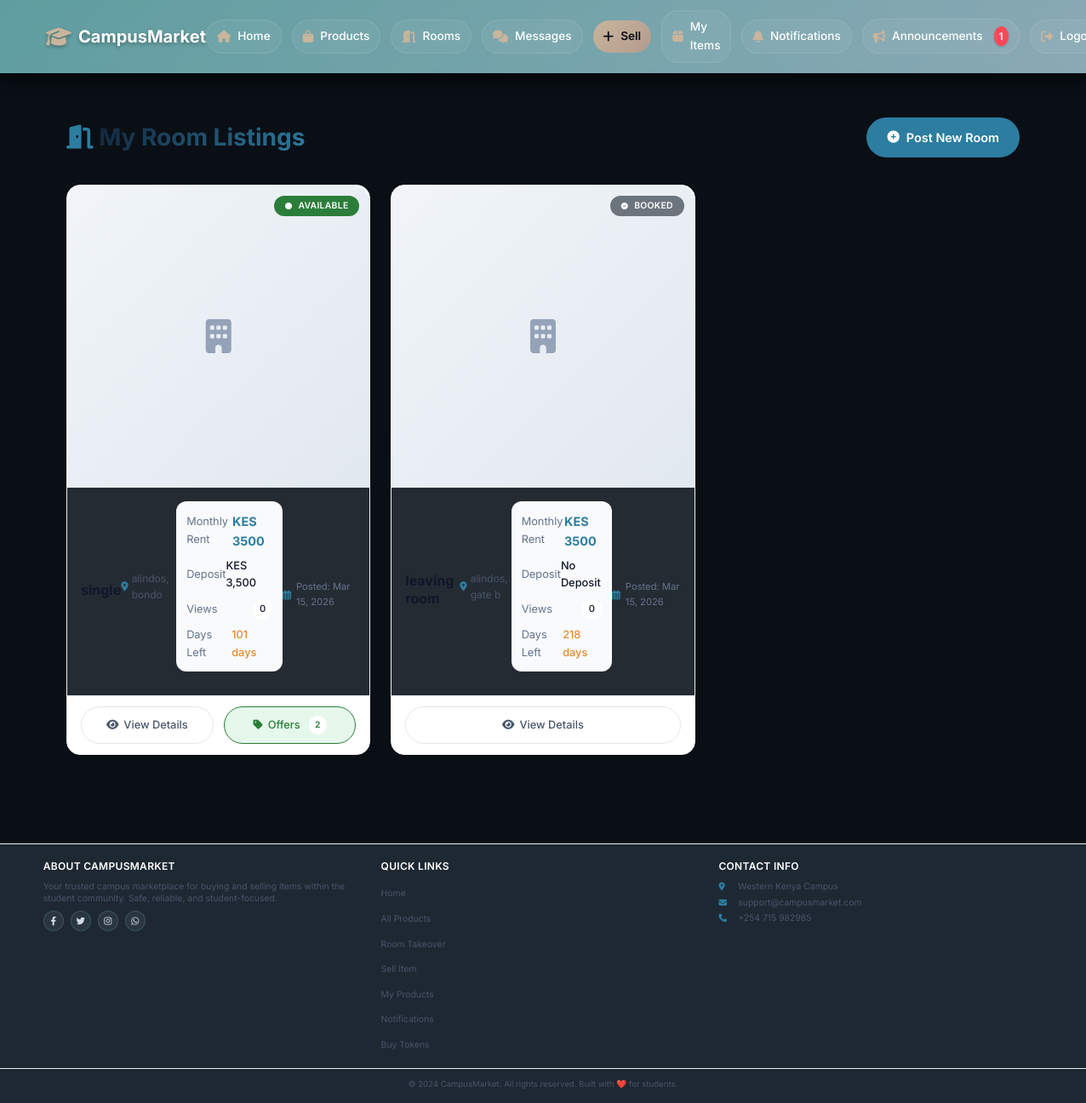
Before: /rooms/my-listings (signed in) with the older database file.
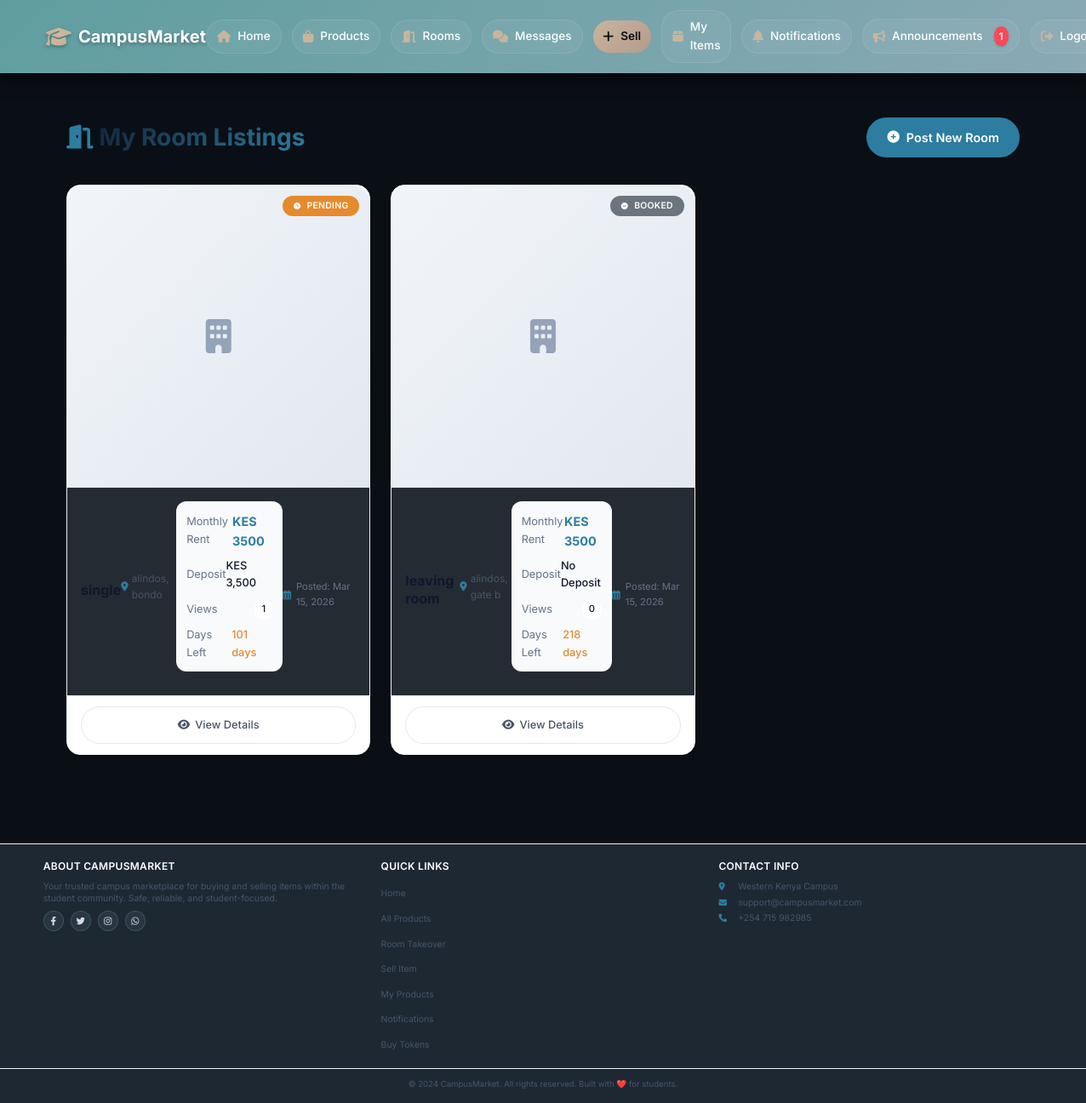
After: the same page with the newer database file.
### app/models.py (models this page shows, shortened)
class Product(db.Model):
    __tablename__ = 'products'
    id = db.Column(db.Integer, primary_key=True)
    title = db.Column(db.String(100), nullable=False)
    description = db.Column(db.Text)
    price = db.Column(db.Float, nullable=False)
    condition = db.Column(db.String(20))
    contact_info = db.Column(db.Text)
    is_fast_moving = db.Column(db.Boolean, default=False)
    is_active = db.Column(db.Boolean, default=True)
    is_sold = db.Column(db.Boolean, default=False)
    Token = db.Column(db.Float, nullable=False)
    category_id = db.Column(db.Integer, db.ForeignKey('categories.id'), nullable=False)
    seller_id = db.Column(db.Integer, db.ForeignKey('users.id'), nullable=False)
    image_group_id = db.Column(db.Integer, db.ForeignKey('product_image_groups.id'), nullable=True)
    created_at = db.Column(db.DateTime, default=datetime.utcnow)
    updated_at = db.Column(db.DateTime, default=datetime.utcnow, onupdate=datetime.utcnow)
    hostel_name = db.Column(db.String(100), nullable=False, default='')
    location = db.Column(db.String(100), nullable=False, default='')
    leave_date = db.Column(db.DateTime, nullable=False, default=datetime.utcnow)
    room_type = db.Column(db.String(20), default='single')
    deposit = db.Column(db.Float, default=0)
    commission_percentage = db.Column(db.Float, default=0)
    is_commission_listing = db.Column(db.Boolean, default=False)
    status = db.Column(db.String(20), default='available')
    agreement_user_id = db.Column(db.Integer, db.ForeignKey('users.id'), nullable=True)
    agreement_expires_at = db.Column(db.DateTime, nullable=True)
    booked_at = db.Column(db.DateTime, nullable=True)
    total_unlocks = db.Column(db.Integer, default=0)
    last_interest_update = db.Column(db.DateTime, default=datetime.utcnow)
    payments = db.relationship('Payment', back_populates='product', lazy=True, cascade="all, delete-orphan")
    chats = db.relationship('Chat', back_populates='product', lazy=True, cascade='all, delete-orphan')
    offers = db.relationship('Offer', back_populates='product', lazy=True, cascade='all, delete-orphan')
    agreement_user = db.relationship('User', foreign_keys=[agreement_user_id])
    category = db.relationship('Category', back_populates='products')
    seller = db.relationship('User', foreign_keys=[seller_id], back_populates='products')
    image_group = db.relationship('ProductImageGroup', back_populates='product')
    @property
    def images(self):
        if self.image_group:
            return self.image_group.images
        return []
    def get_deposit_display(self):
        if self.deposit and self.deposit > 0:
            return f"KES {self.deposit:,.0f}"
        return "No Deposit"
    def days_until_leave(self):
        if not self.leave_date:
            return 0
        delta = self.leave_date - datetime.utcnow()
        return max(0, delta.days)

### app/rooms/routes.py (the view)
@rooms_bp.route('/my-listings')
@login_required
def my_listings():
    listings = Product.query.filter_by(seller_id=current_user.id).order_by(Product.created_at.desc()).all()
    return render_template('rooms/my_listings.html', listings=listings)

### app/models.py (called while the page is built)
@login_manager.user_loader
def load_user(user_id):
    return User.query.get(int(user_id))

### app/templates/rooms/my_listings.html (shortened to what the changed rows need)
{% extends "base.html" %}
{% block content %}
<div class="my-rooms-container">
    <div class="page-header">
        <h1><i class="fas fa-door-open" style="background: none; -webkit-text-fill-color: var(--primary);"></i> My Room Listings</h1>
    </div>
    {% if listings and listings|length > 0 %}
    <div class="listings-grid">
        {% for room in listings %}
        <div class="room-card">
            <div class="card-image-wrapper">
                <div class="image-container">
                    {% set images_list = room.images|list if room.images else [] %}
                    {% if images_list and images_list|length > 0 %}
                    <img src="{{ url_for('static', filename='uploads/product_images/' + images_list[0].filename) }}" class="room-image" alt="{{ room.title }}">
                    {% else %}
                    <div class="image-placeholder">
                        <i class="fas fa-building"></i>
                    </div>
                    {% endif %}
                </div>
                {% if room.status == 'available' %}
                <span class="status-badge badge-available"><i class="fas fa-circle" style="font-size: 0.5rem; margin-right: 4px;"></i> Available</span>
                {% elif room.status == 'pending' %}
                <span class="status-badge badge-pending"><i class="fas fa-clock" style="font-size: 0.5rem; margin-right: 4px;"></i> Pending</span>
                {% elif room.status == 'booked' %}
                <span class="status-badge badge-booked"><i class="fas fa-check-circle" style="font-size: 0.5rem; margin-right: 4px;"></i> Booked</span>
                {% elif room.status == 'expired' %}
                <span class="status-badge badge-expired"><i class="fas fa-times-circle" style="font-size: 0.5rem; margin-right: 4px;"></i> Expired</span>
                {% endif %}
            </div>
            <div class="card-content">
                <h3 class="room-title">{{ room.title|truncate(40) }}</h3>
                <div class="room-location">
                    <i class="fas fa-map-marker-alt"></i>
                    <span>{{ room.hostel_name }}, {{ room.location|truncate(25) }}</span>
                </div>
                <div class="room-details">
                    <div class="detail-item">
                        <span class="detail-label">Monthly Rent</span>
                        <span class="detail-value rent-value">KES {{ "%.0f"|format(room.price) }}</span>
                    </div>
                    <div class="detail-item">
                        <span class="detail-label">Deposit</span>
                        <span class="detail-value">{{ room.get_deposit_display() }}</span>
                    </div>
                    <div class="detail-item">
                        <span class="detail-label">Views</span>
                        <span class="detail-value unlock-value">{{ room.total_unlocks }}</span>
                    </div>
                    {% if room.leave_date and room.days_until_leave() > 0 %}
                    <div class="detail-item">
                        <span class="detail-label">Days Left</span>
                        <span class="detail-value" style="color: var(--warning);">{{ room.days_until_leave() }} days</span>
                    </div>
                    {% endif %}
                </div>
                <div class="post-date">
                    <i class="far fa-calendar-alt"></i>
                    <span>Posted: {{ room.created_at.strftime('%b %d, %Y') }}</span>
                </div>
            </div>
            <div class="card-footer">
                <div class="action-buttons">
                    <a href="{{ url_for('rooms.detail', room_id=room.id) }}" class="btn-view">
                        <i class="fas fa-eye"></i>
                        View Details
                    </a>
                    {% set active_offers = room.offers|selectattr('status', 'equalto', 'active')|list if room.offers else [] %}
                    {% if active_offers|length > 0 %}
                    <a href="{{ url_for('rooms.detail', room_id=room.id) }}#offers" class="btn-offers">
                        <i class="fas fa-tag"></i>
                        Offers
                        <span class="offer-count">{{ active_offers|length }}</span>
                    </a>
                    {% endif %}
                </div>
            </div>
        </div>
        {% endfor %}
    </div>
    {% endif %}
</div>
{% endblock %}

Changed rows visible on the page:
changed Product "single": total_unlocks "0" → "1"; active_offers "2" → (not shown); status "AVAILABLE" → "PENDING"
